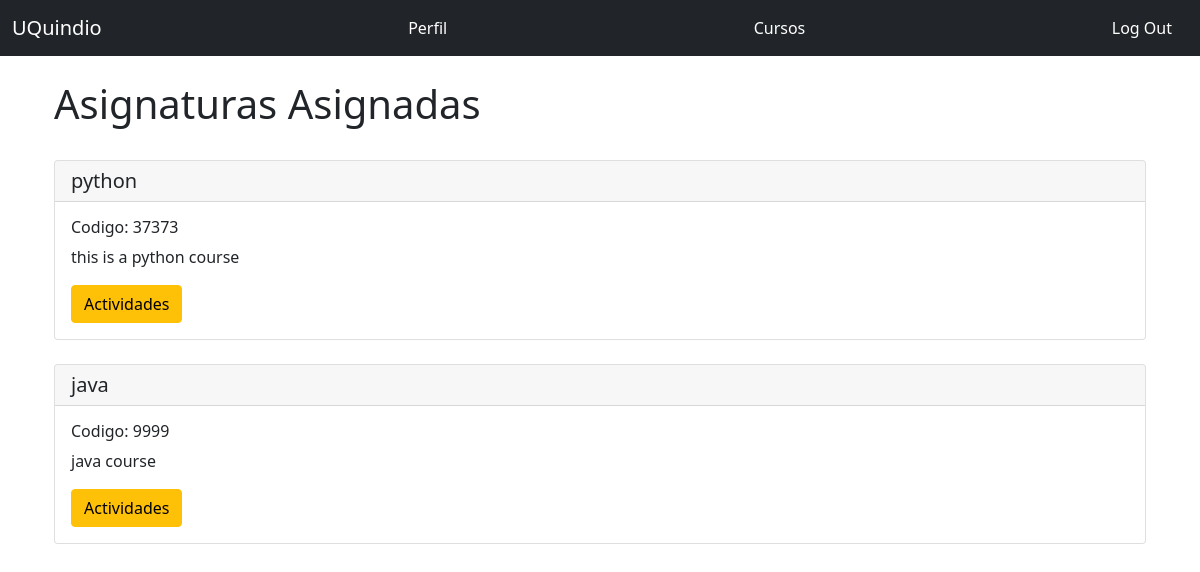
/teachers/courses/uno (signed in), run on the app's committed database.
### app.py (models this page shows, shortened)
class Course(db.Model):
    __tablename__ = 'courses'
    id = db.Column(db.Integer, primary_key=True)
    name = db.Column(db.String(64), unique=True, index=True)
    code = db.Column(db.String(64), unique=True, index=True)
    about = db.Column(db.String(128))
    teacher_id = db.Column(db.Integer,db.ForeignKey(Teacher.id))

### app.py (the view)
@app.route('/teachers/courses/<username>', methods=['GET', 'POST'])
@login_required
@require_role(role="Teacher")
def courses_teacher(username):
    result = db.session.execute('Select teachers.id As teachers_id, teachers.username As teachers_username, courses.name As courses_name, courses.code As courses_code, courses.about As courses_about, courses.id As courses_id From courses Inner Join teachers On teachers.id = courses.teacher_id Where teachers.username = :val', {'val': username})
    return render_template('teacher_courses.html', result=result)

### app.py (called while the page is built)
def require_role(role):
    def decorator(func):
        @wraps(func)
        def wrapped_function(*args, **kwargs):
            if not session['account_type'] == role:
                return redirect("/404")
            else:
                return func(*args, **kwargs)
        return wrapped_function
    return decorator

@login_manager.user_loader
def load_user(user_id):
    if session['account_type'] == 'Student':
        return User.query.get(int(user_id))
    elif session['account_type'] == 'Teacher':
        return Teacher.query.get(int(user_id))
    elif session['account_type'] == 'Admin':
        return Admin.query.get(int(user_id))
    else:
      return None

### templates/teacher_courses.html
{% extends "base.html" %}
{% from "_macros.html" import render_modal_asign with context %}
{% from "_macros.html" import render_field with context %}
{% block page_content %}
<div class="page-header">
    <h1>Asignaturas Asignadas</h1>
    <br/>
    {% for teacher in result %}
    <div class="card">
        <h5 class="card-header">{{ teacher.courses_name }}</h5>
            <div class="card-body">
                <h6 class="card-title">Codigo: {{ teacher.courses_code}} </h6>
                <p class= "card-text">
                {{ teacher.courses_about }}
              </p>
              <a href="{{ url_for('teacher_activities', teacher_id=teacher.teachers_id, course_id=teacher.courses_id) }}">
                <span class="btn btn-warning">Actividades</span>
            </a>
            </div>
    </div>
    <br/>
    {% endfor %}
{% endblock %}

### data on the page
Course: courses_name "python", courses_code "37373", courses_about "this is a python course"
Course: courses_name "java", courses_code "9999", courses_about "java course"
